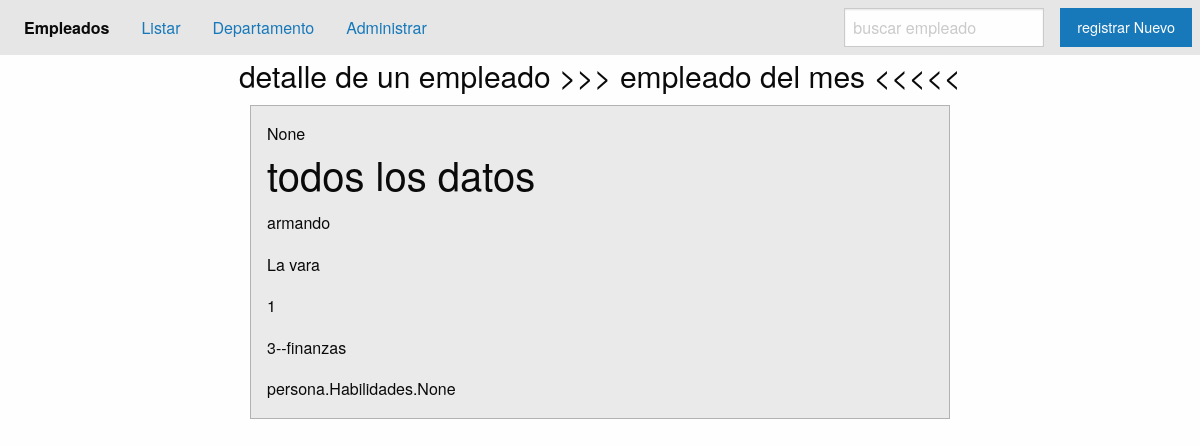
/ver-empleado/10, run on an earlier commit of the app's database.
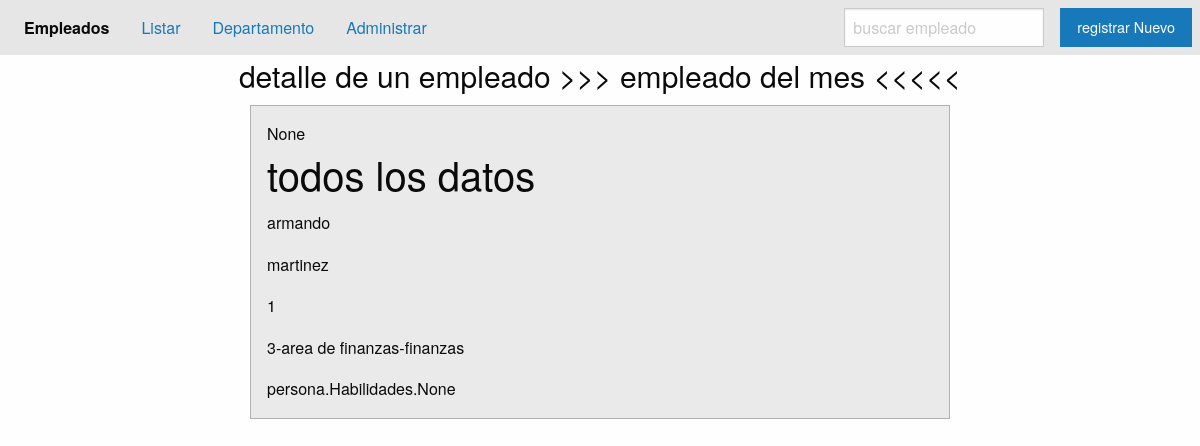
And on a later commit of the database.
### applications/persona/models.py (models this page shows, shortened)
class Empleado(models.Model):
    JOB_CHOICES = (
        ('0','CONTADOR'),
        ('1','ADMINISTRADOR'),
        ('2','ECONOMISTA'),
        ('3','OTRO')
    )
    first_name = models.CharField('Nombres', max_length=60)
    last_name = models.CharField('Apellido', max_length=60)
    full_name = models.CharField('nombres completos', max_length=120, blank=True, null=True)
    job = models.CharField('trabajo', max_length=1, choices=JOB_CHOICES )
    departamento = models.ForeignKey(Departamento, on_delete=models.CASCADE)
    avatar = models.ImageField( upload_to='empleado',blank=True, null=True )
    habilidades = models.ManyToManyField(Habilidades)
    hoja_vida = RichTextField()
    class Meta():
        verbose_name = 'Empleados'
        verbose_name_plural = 'Empleados de la empresa'

### applications/departamento/models.py (models this page shows)
class Departamento(models.Model):
    name = models.CharField('Nombre', max_length=50)
    short_name = models.CharField('Nombre Corto', max_length=20, unique=True)
    anulate = models.BooleanField('Anulado', default=False )
    class Meta():
        verbose_name = 'Mi departamento'
        verbose_name_plural = 'Areas de la empresa'
        ordering = ['-name']
        unique_together = ('name','short_name')
    def __str__(self):
        return str(self.id) + '-' + self.name + '-' + self.short_name

### applications/persona/views.py (the view)
# urls.py: path('ver-empleado/<pk>', views.EmpleadoDetailView.as_view(), name='empleado_detail'),
class EmpleadoDetailView(DetailView):
    model = Empleado
    template_name = "persona/detail_empleado.html"
    def get_context_data(self, **kwargs):
        context = super(EmpleadoDetailView, self).get_context_data(**kwargs)
        context['titulo'] = 'empleado del mes'
        return context

### templates/persona/detail_empleado.html
{% extends 'base.html' %}
{% block content %}
{% include 'includes/header.html' %}
<h1 style="font-size: 30px; text-align: center;">detalle de un empleado >>> {{ titulo }} <<<<<</h1>
<div class="grid-x align-center-middle">
<div class="cell callout secondary large-7 ">
    {{empleado.full_name}}
    <h2>todos los datos</h2>
    <p>{{ empleado.first_name }}</p>
    <p>{{ empleado.last_name }}</p>
    <p>{{ empleado.job }}</p>
    <p>{{ empleado.departamento }}</p>
    <p>{{ empleado.habilidades }}</p>
  </div>
</div>
{% endblock content %}

What changed in the data, as far as the page shows it:
changed Empleado "None": last_name "La vara" → "martinez"; departamento "3--finanzas" → "3-area de finanzas-finanzas"
